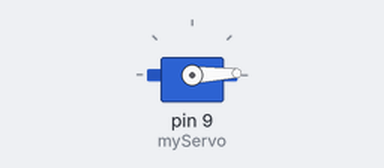
Bench run of a sketch on a simulated Arduino Uno, built with avr-gcc and run on an emulated ATmega328P. Shown: servo.

Above: at 0.05 s.
At 0.9 s:
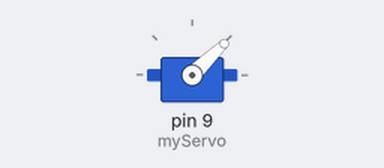
At 1.8 s:
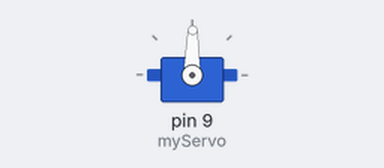
At 3.6 s:
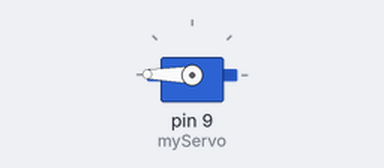
Timing chart, 0 to 6.0 s (numbered marks = the images above):
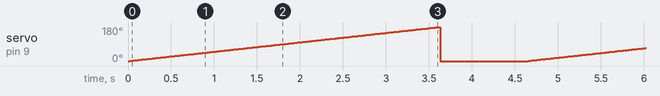

Measured:
- by itself, servo on pin 9 (myServo): ramps from 0° to 180° and jumps back, once every 4.6 s

The sketch:

iot_2_5_2.ino
```cpp
 #include  <Servo.h>             //Servo라이브러리 선언

 Servo   myServo;

 void   setup() {
        myServo.attach(9);      //서보 모터를 연결한 디지털 핀 번호
 }

void   loop() {
       int   angle;

       for  (angle = 0 ;  angle <= 180 ;  angle++ ) {
              myServo.write(angle);      //서보 모터 각도 설정
              delay(20);
        }
       myServo.write(0);
       delay(1000);
  }
```
